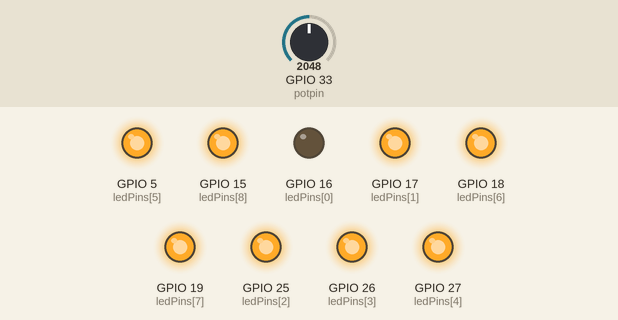
This sketch was run on a simulated ESP32. On the bench: output pins drawn as LEDs (lit = HIGH). Inputs (shaded band) come from the test bench; at power-on: GPIO 33 (potpin) = 2048. What the sketch prints to the serial monitor is not drawn.

Above: at 0.1 s.
At 4.1 s:
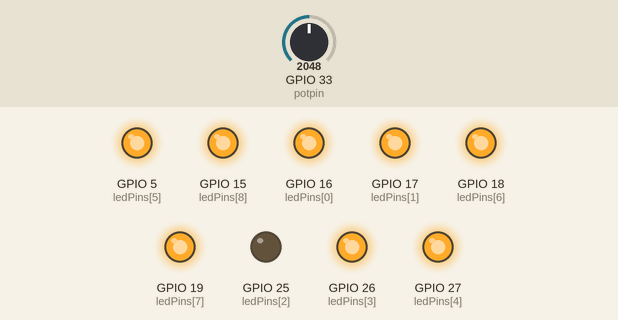
At 8.2 s:
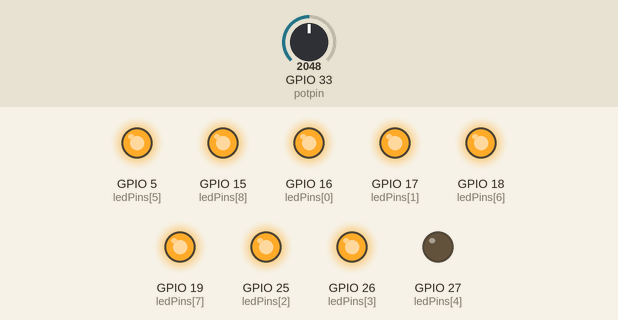
At 16.4 s:
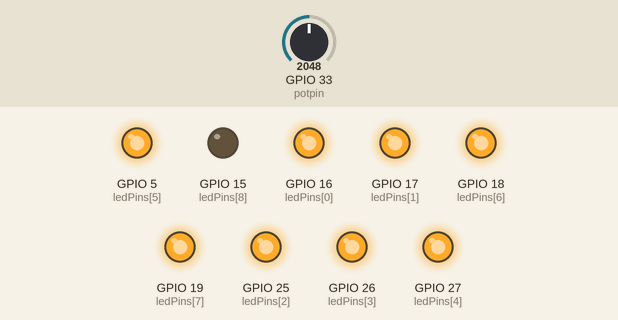
At 24.6 s:
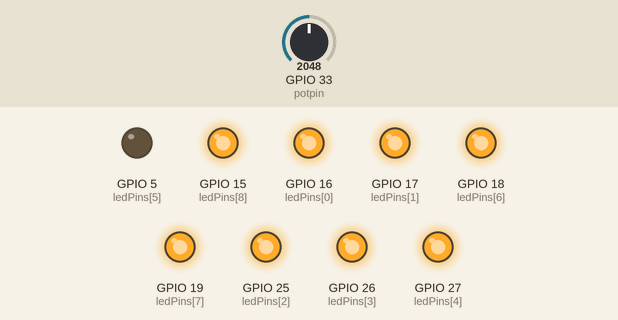
At 32.8 s:
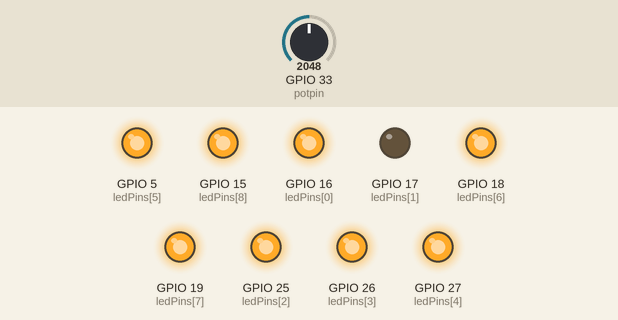
Timing chart, 0 to 40.0 s (numbered marks = the images above):
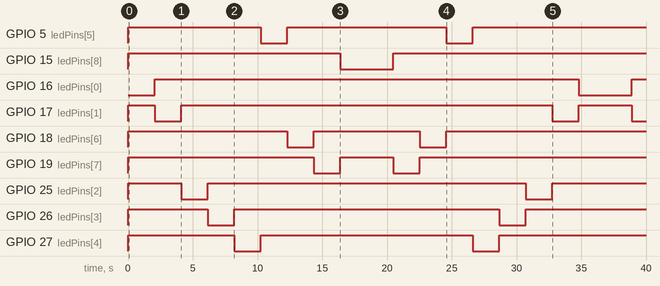

The sketch:

SpeedControl_LedPattern.ino
```cpp
int potpin = 33 ;
int timer;

int ledPins[] = {
  16,17,25,26,27,5,18,19,15};       // an array of pin numbers to which LEDs are attached
int pinCount = 9;                   // the number of pins (i.e. the length of the array)

int pot;
void setup()
{

  Serial.begin(115200); //Start serial communication
  for (int thisPin = 0; thisPin < pinCount; thisPin++) {
    pinMode(ledPins[thisPin], OUTPUT);
  }
}

void loop()
{

  for (int thisPin = 0; thisPin < pinCount; thisPin++)                // loop from the lowest pin to the highest:
  {
    digitalWrite(ledPins[thisPin], LOW);                              // turn the pin on:
    delay(timer);
    digitalWrite(ledPins[thisPin], HIGH);                              // turn the pin off:

  }


  for (int thisPin = pinCount - 1; thisPin >= 0; thisPin--)            // loop from the highest pin to the lowest:
  {
    digitalWrite(ledPins[thisPin], LOW);                               // turn the pin on:
    delay(timer);
    digitalWrite(ledPins[thisPin], HIGH);                              // turn the pin off:
  }

  timer=analogRead(potpin);
  Serial.println(timer);

}
```

Measured:
- by itself, GPIO 5 (ledPins[5]): goes HIGH 10.2 s, LOW 2.0 s, HIGH 12.3 s, LOW 2.0 s, then HIGH
- by itself, GPIO 15 (ledPins[8]): LOW → HIGH at 0.00 s, → LOW 16.4 s later, → HIGH 4.1 s later
- by itself, GPIO 16 (ledPins[0]): LOW → HIGH at 2.1 s, → LOW 32.8 s later, → HIGH 4.1 s later
- by itself, GPIO 17 (ledPins[1]): goes HIGH 2.0 s, LOW 2.0 s, HIGH 28.7 s, LOW 2.0 s, HIGH 4.1 s, then LOW
- by itself, GPIO 18 (ledPins[6]): goes HIGH 12.3 s, LOW 2.0 s, HIGH 8.2 s, LOW 2.0 s, then HIGH
- by itself, GPIO 19 (ledPins[7]): goes HIGH 14.3 s, LOW 2.0 s, HIGH 4.1 s, LOW 2.0 s, then HIGH
- by itself, GPIO 25 (ledPins[2]): goes HIGH 4.1 s, LOW 2.0 s, HIGH 24.6 s, LOW 2.0 s, then HIGH
- by itself, GPIO 26 (ledPins[3]): goes HIGH 6.1 s, LOW 2.0 s, HIGH 20.5 s, LOW 2.0 s, then HIGH
